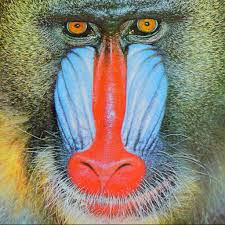
#> input picture excersice2/Test_images/baboon.jpg, 225 x 225 px
$ python value_of_pixel.py   (Python 2 division)
#> lines starting #> are read from the running program, lines starting #| are printed output that depends on the picture
#!/usr/bin/env python2
# -*- coding: utf-8 -*-
import numpy as np
import cv2

baboon = cv2.imread('Test_images/baboon.jpg')
#> baboon is the input picture: shape (225, 225, 3); mean B, G, R 114.1, 129.7, 138.1
barbara = cv2.imread('Test_images/barbara.png')
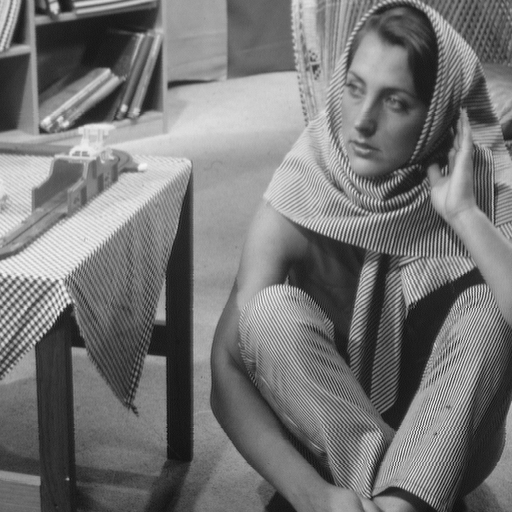
#> input picture excersice2/Test_images/barbara.png, 512 x 512 px
#> barbara is the input picture: shape (512, 512, 3); min 12, max 246, mean 117.4
cameraman = cv2.imread('Test_images/cameraman.png')
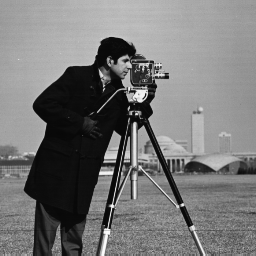
#> input picture excersice2/Test_images/cameraman.png, 256 x 256 px
#> cameraman is the input picture: shape (256, 256, 3); min 7, max 253, mean 118.7
coins = cv2.imread('Test_images/coins.png')
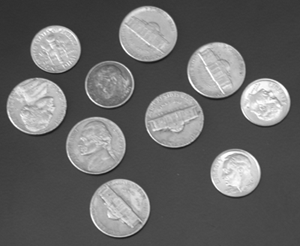
#> input picture excersice2/Test_images/coins.png, 300 x 246 px
#> coins is the input picture: shape (246, 300, 3); min 23, max 255, mean 103
Lenna = cv2.imread('Test_images/Lenna.png')
rice_grains = cv2.imread('Test_images/rice_grains.jpg')
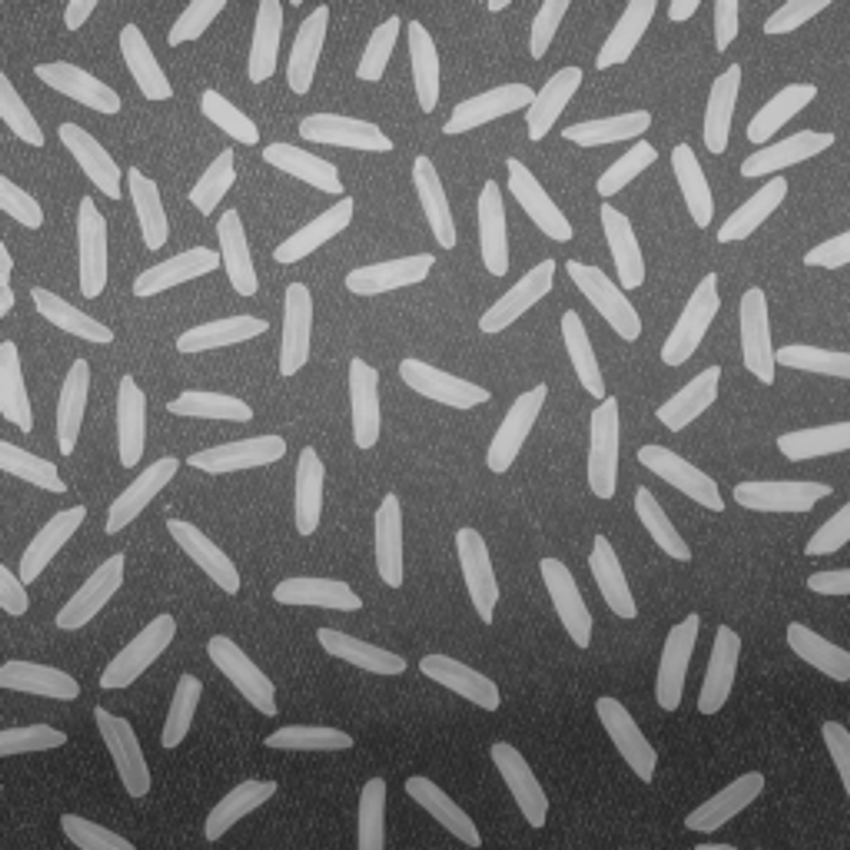
#> input picture excersice2/Test_images/rice_grains.jpg, 850 x 850 px
#> rice_grains is the input picture: shape (850, 850, 3); min 36, max 207, mean 111.3

#RGB
print 'Values of the pixel at (20,25) in the RGB'
print 'baboon ' + (str(baboon[20,25]))
#| baboon [102 165 156]
print 'barbara ' + (str(barbara[20,25]))
#| barbara [67 67 67]
print 'cameraman ' + (str(cameraman[20,25]))
#| cameraman [161 161 161]
print 'coins ' + (str(coins[20,25]))
#| coins [52 52 52]
#> (the run stopped early here; a loop or call above may not have finished)
